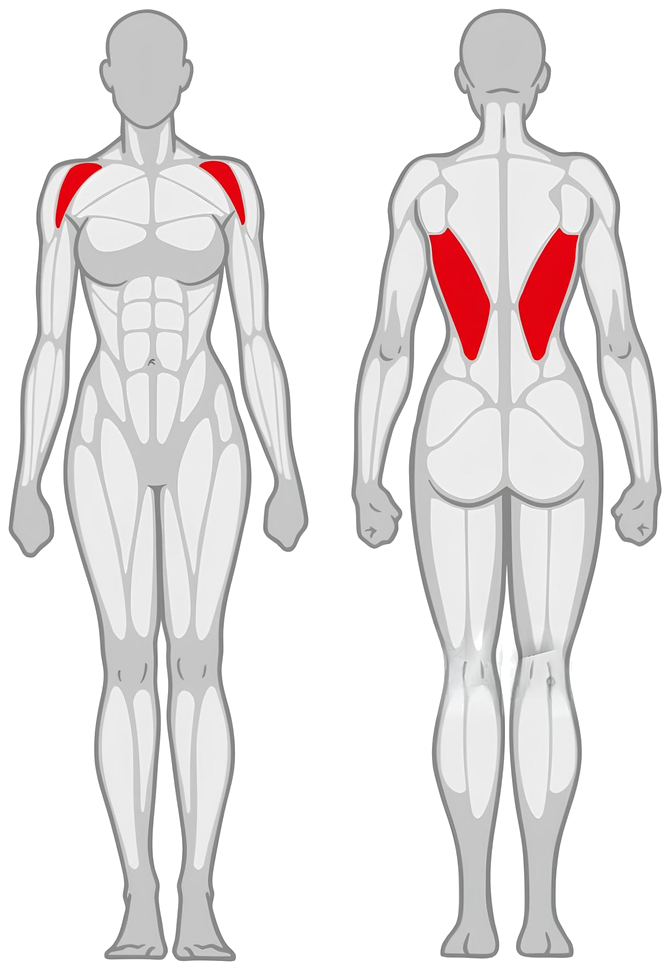
#> input picture apps/web/scripts/trace/reference-female.png, 670 x 970 px
$ python labels-female.py
#> lines starting #> are read from the running program, lines starting #| are printed output that depends on the picture; after the words box and inside, x2 and y2 are one past the last pixel; in counts of white or black regions, pixels touching at a corner belong together
"""The blob -> muscle table for the female reference (flat-vector illustration, see
analyze-female.py's docstring).

## One shape per muscle, not one per blob

The source draws a lot of internal linework: striations down the triceps, four separate
slivers per forearm, a split upper trap, tendon detail at every joint. Connected-component
labelling faithfully recovers every one of those as its OWN island, which is anatomically
meaningless -- the male reference draws each muscle as a single closed region, and the map
is supposed to read as anatomy, not as the illustrator's shading.

So this file no longer emits a row per blob. It emits a row per **(group, side)**, listing
the blobs that make it up, and masks-female.py unions those blobs into one mask (closing the
hairline separator between them) before tracing. The result is one path per muscle per side,
exactly like the male sheet: `triceps_brachii_left` rather than a base shape plus five
`triceps_brachii_left_hl*` fragments each carrying its own rim.

That fragmentation was visible, not theoretical -- the triceps, forearms and upper traps
each rendered as a cluster of separately-outlined slivers.

## Every blob is named deliberately

The previous version hand-named only the largest shapes and auto-folded everything else into
its nearest same-side neighbour by centroid distance. "Nearest" is not "correct", and it was
wrong in ways that matter for what the map claims:

  - the back forearm blobs folded into TRICEPS, so a forearm exercise lit the upper arm;
  - two forearm blobs were hand-named 'External Oblique', so an ab exercise lit a forearm;
  - the front sheet had no deltoid at all (the shoulder caps folded into the trap), which is
    why exerciseMuscles.ts needed a FRONT_DELTOID_FALLBACK to make a press light anything;
  - the distal medial quad was named 'Adductors', so leg extension missed it.

Every blob below is now assigned by inspection of the artwork, and anything that is not a
muscle -- the face crease, the palms on the back view, the knee-joint wedges -- is excluded
rather than folded into whichever muscle happened to be closest.

Three machine checks run against the table:
  1. bilateral symmetry -- a pair's two blobs must mirror about the midline, sit at the same
     height, and have similar area;
  2. every blob must be accounted for exactly once: named, excluded, or explicitly folded --
     nothing silently unlabelled, nothing double-claimed;
  3. no group may end up with blobs on both sides in one row (a merge across the midline).
"""
import json
import numpy as np
from PIL import Image
from scipy import ndimage

import os
_HERE = os.path.dirname(os.path.abspath(__file__))
T = os.path.join(_HERE, 'build-female') + os.sep

# (blob_a, blob_b, name, category, group). blob_a/blob_b are a mirrored pair; side is
# derived from x. Extra blobs belonging to the same muscle go in FOLD, keyed to the group.
FRONT = [
    (5, 6, 'Sternocleidomastoid', None, 'sternocleidomastoid'),
    (8, 9, 'Trapezius (Upper)', 'shoulders', 'trapezius_upper'),
    (10, 11, 'Deltoid (Lateral)', 'shoulders', 'lateral_deltoid'),
    (14, 15, 'Deltoid (Anterior)', 'shoulders', 'anterior_deltoid'),
    (16, 17, 'Pectoralis Major', 'chest', 'pectoralis_major'),
    (18, 19, 'Biceps Brachii', 'biceps', 'biceps_brachii'),
    (36, 37, 'Brachioradialis', 'biceps', 'brachioradialis'),
    (40, 41, 'Wrist Flexors', 'biceps', 'wrist_flexors'),
    (26, 27, 'Rectus Abdominis (Upper)', 'abs', 'rectus_abdominis_upper'),
    (34, 35, 'Rectus Abdominis (Middle)', 'abs', 'rectus_abdominis_middle'),
    (48, 49, 'Rectus Abdominis (Lower)', 'abs', 'rectus_abdominis_lower'),
    (20, 21, 'Serratus Anterior', 'abs', 'serratus_anterior'),
    (38, 39, 'External Oblique', 'abs', 'external_oblique'),
    (52, 53, 'Tensor Fasciae Latae', 'legs', 'tensor_fasciae_latae'),
    (50, 51, 'Sartorius', 'legs', 'sartorius'),
    (62, 63, 'Pectineus', 'legs', 'pectineus'),
    (54, 55, 'Rectus Femoris', 'legs', 'rectus_femoris'),
    (71, 72, 'Vastus Lateralis', 'legs', 'vastus_lateralis'),
    (74, 75, 'Vastus Medialis', 'legs', 'vastus_medialis'),
    (82, 83, 'Gastrocnemius', 'legs', 'gastrocnemius'),
]
# blob -> group it belongs to. Same muscle, extra island: the source split it with a
# striation or a tendon line. These are unioned into the group's single shape.
FRONT_FOLD = {
    12: 'trapezius_upper', 13: 'trapezius_upper',
    24: 'biceps_brachii', 25: 'biceps_brachii',
    # the two long straps running to the wrist are the flexor mass continuing down, so
    # they belong to wrist_flexors -- the male sheet draws that as one shape too
    44: 'wrist_flexors', 45: 'wrist_flexors',
    46: 'wrist_flexors', 47: 'wrist_flexors',
    22: 'serratus_anterior', 23: 'serratus_anterior',
    28: 'serratus_anterior', 29: 'serratus_anterior',
    30: 'serratus_anterior', 31: 'serratus_anterior',
    32: 'serratus_anterior', 33: 'serratus_anterior',
    42: 'rectus_abdominis_middle', 43: 'rectus_abdominis_middle',
    84: 'gastrocnemius', 85: 'gastrocnemius',
    86: 'gastrocnemius', 87: 'gastrocnemius',
}
FRONT_CENTER = [
    (1, 'Hair', None, 'hair', 'silhouette'),
    (7, 'Neck', None, 'neck', 'muscle'),
]
FRONT_CENTER_FOLD = {}
# Not muscle. Dropped entirely so `body` (the whole figure's ink footprint) covers the area
# with a smooth fill -- the male reference draws hands, feet and faces as plain unmarked
# silhouette, and these read as clutter at 288px tall.
FRONT_EXCLUDE = {
    4,                                            # crease on the jaw -- renders as a patch on the face
    58, 59, 60, 61, 64, 65, 66, 67, 68, 69, 70, 73,  # palms + fingers
    76, 77, 78, 79, 80, 81,                       # knee-joint wedges: not a muscle
    88, 89, 90, 91, 92, 93, 94, 95,               # ankle notch through toes
}

BACK = [
    (2, 3, 'Trapezius (Upper)', 'shoulders', 'trapezius_upper'),
    (4, 5, 'Deltoid (Posterior)', 'shoulders', 'posterior_deltoid'),
    (6, 7, 'Infraspinatus & Teres Major', 'back', 'infraspinatus_teres_major'),
    (8, 9, 'Triceps Brachii', 'triceps', 'triceps_brachii'),
    (10, 11, 'Latissimus Dorsi', 'back', 'latissimus_dorsi'),
    (18, 19, 'Erector Spinae', 'back', 'erector_spinae'),
    (28, 29, 'External Oblique', 'abs', 'external_oblique'),
    (20, 21, 'Brachioradialis', 'biceps', 'brachioradialis'),
    (26, 27, 'Extensor Carpi Ulnaris', 'biceps', 'extensor_carpi_ulnaris'),
    (30, 31, 'Gluteus Medius', 'legs', 'gluteus_medius'),
    (32, 33, 'Gluteus Maximus', 'legs', 'gluteus_maximus'),
    (52, 53, 'Biceps Femoris', 'legs', 'biceps_femoris'),
    (50, 51, 'Semitendinosus', 'legs', 'semitendinosus'),
    (46, 47, 'Adductors', 'legs', 'adductors'),
    (56, 57, 'Gastrocnemius', 'legs', 'gastrocnemius'),
]
BACK_FOLD = {
    12: 'triceps_brachii', 13: 'triceps_brachii',
    14: 'triceps_brachii', 15: 'triceps_brachii',
    16: 'triceps_brachii', 17: 'triceps_brachii',
    24: 'brachioradialis', 25: 'brachioradialis',
    48: 'biceps_femoris', 49: 'biceps_femoris',
    54: 'semitendinosus', 55: 'semitendinosus',
    58: 'gastrocnemius', 59: 'gastrocnemius',
}
BACK_CENTER = [
    (1, 'Hair', None, 'hair', 'silhouette'),
]
BACK_CENTER_FOLD = {}
BACK_EXCLUDE = {
    34, 35,                                   # the palms -- muscle-coloured in the source, but a hand
    36, 37, 38, 39, 40, 41, 42, 43, 44, 45,   # fingers
    60, 61, 62, 63, 64, 65,                   # ankle through heel
}


def slug(s):
    return (s.lower().replace(' & ', '_').replace('(', '').replace(')', '')
            .replace(' ', '_').replace('-', '_').replace(',', ''))


im = Image.open(os.path.join(_HERE, 'reference-female.png')).convert('RGBA')
#> im is the input picture: PIL image 670x970 RGBA; mean R, G, B, A 233.1, 229.6, 229.8, 119.1
a = np.array(im).astype(int)
ink = a[:, :, 3] > 128
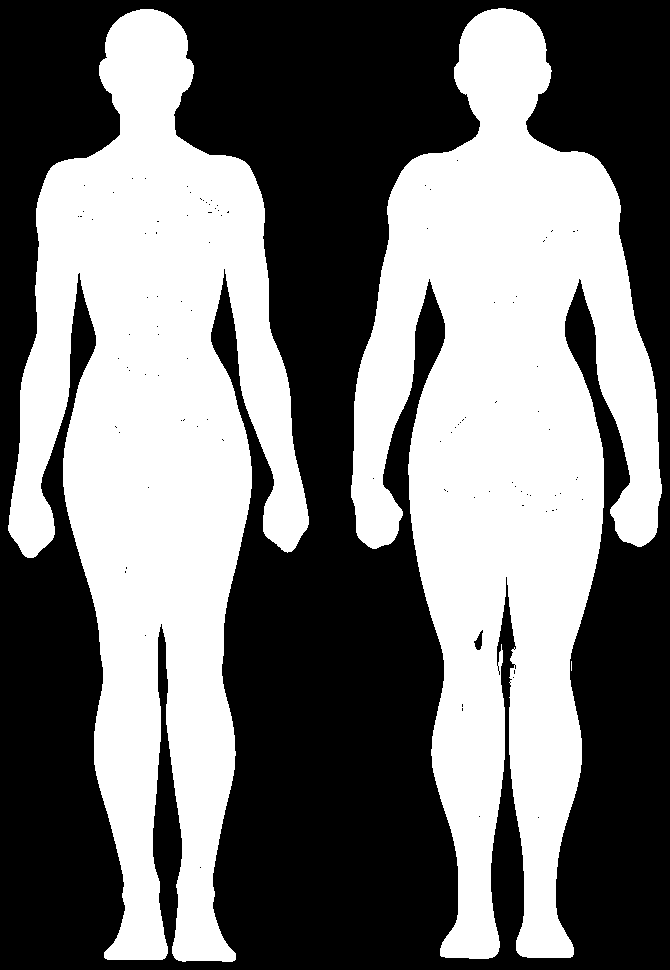
#> ink: shape (970, 670) bool; 46.7% white; 3 white regions (1 under 20 px), largest, box (x1, y1, x2, y2) and area: (351, 8, 662, 959) 156197, (8, 9, 309, 962) 147366
#> (the run stopped early here; a loop or call above may not have finished)

$ run again, with apps/web/scripts/trace/reference.png copied over apps/web/scripts/trace/reference-female.png
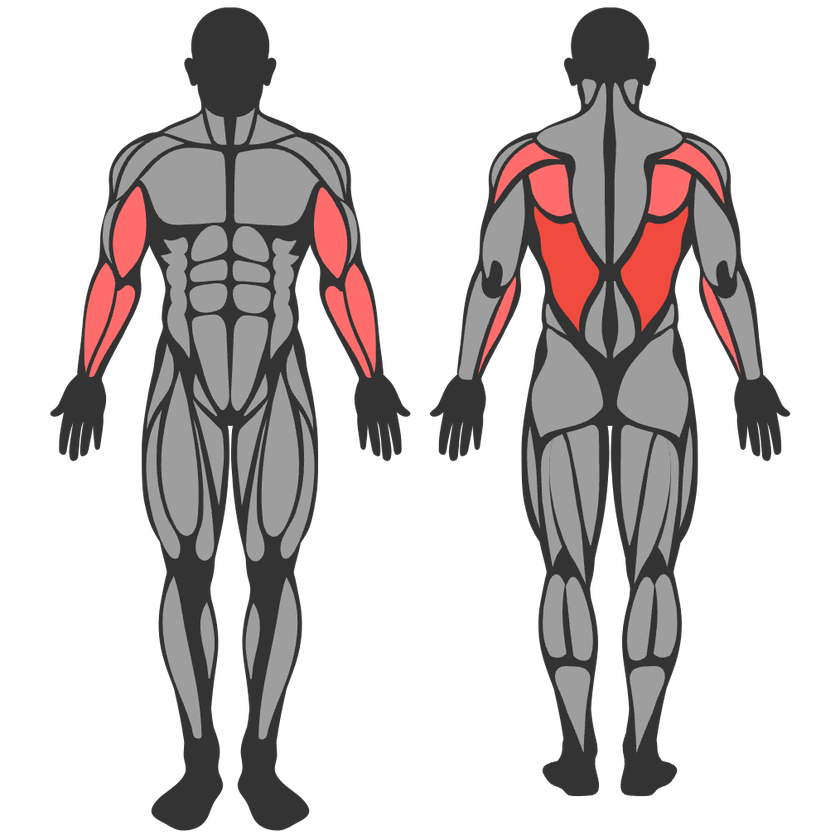
#> input picture apps/web/scripts/trace/reference.png, 840 x 840 px, shrunk from 1014 x 1014 before the run
#> im is the input picture: PIL image 840x840 RGBA; mean R, G, B, A 42.1, 36.9, 36.7, 90
#> `ink = a[:, :, 3] > 128`:
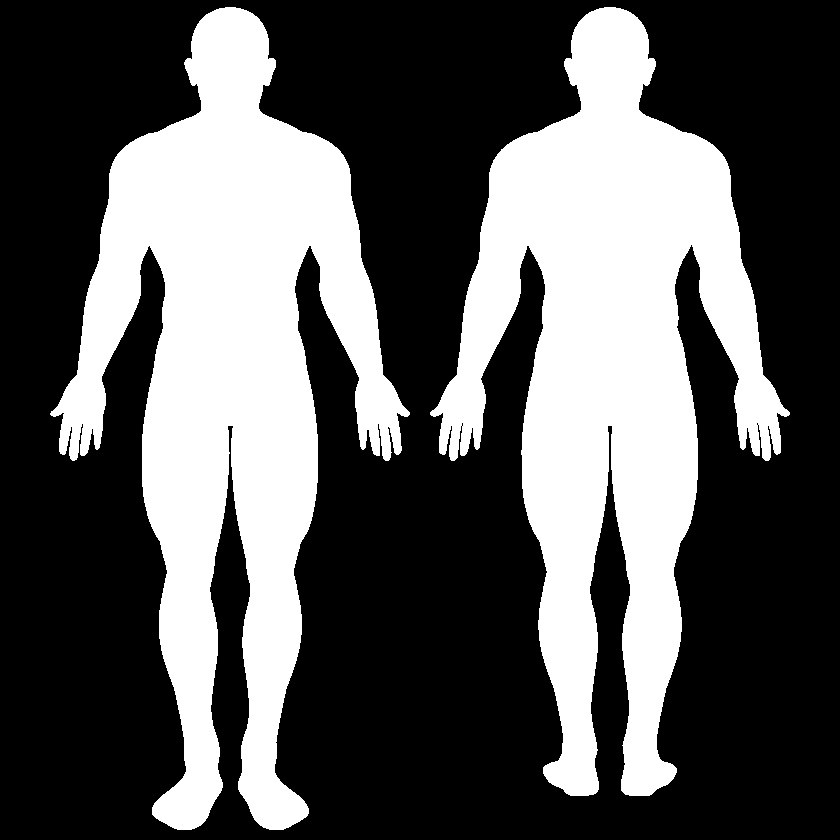
#> ink: shape (840, 840) bool; 35.3% white; 2 white regions, box (x1, y1, x2, y2) and area: (50, 7, 410, 830) 126116, (430, 7, 790, 796) 122948
